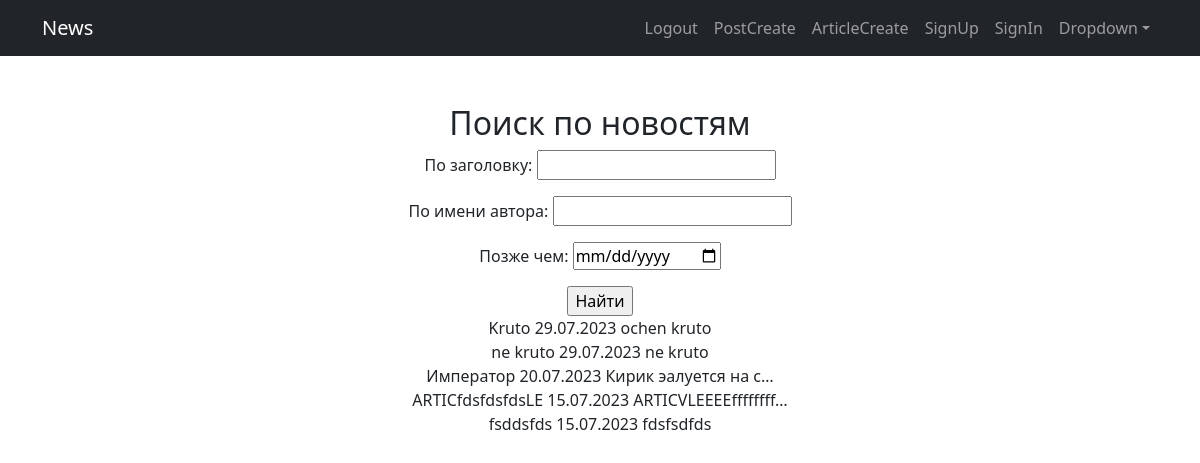
Page /posts/search/ (signed in) on the earlier database version.
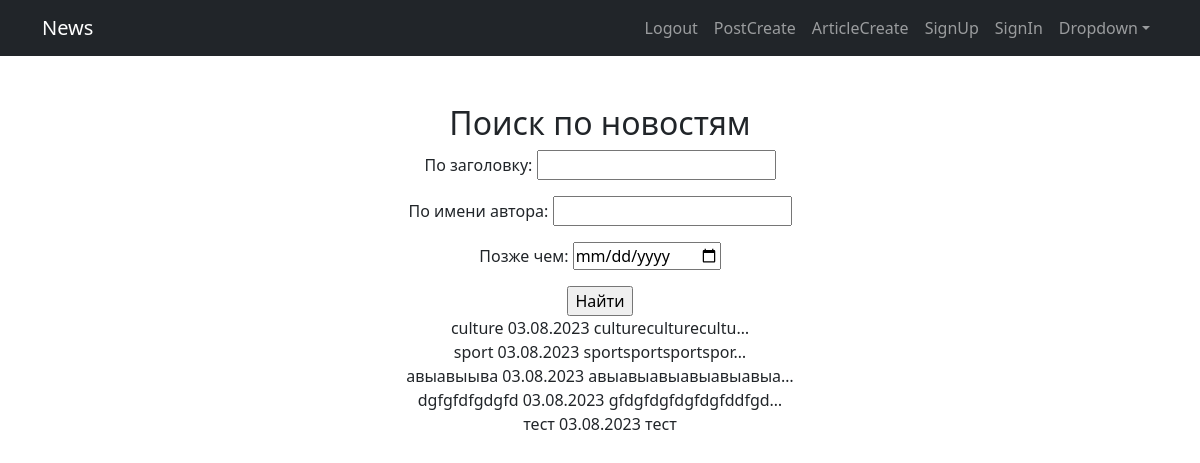
Same page on the later database version.
### news/models.py (models this page shows, shortened)
class Post(models.Model):
    post_author = models.ForeignKey(Author, on_delete=models.CASCADE)
    post_category = models.ManyToManyField(Category)
    article = 'A'
    news = 'N'
    POSITIONS = [
        (article, 'Статья'),
        (news, 'Новость'),
    ]
    category = models.CharField(max_length=1, choices=POSITIONS, default=news)
    date_created = models.DateField(auto_now_add=True)
    title = models.CharField(max_length=50)
    content = models.TextField()
    post_rate = models.IntegerField(default=0)

### news/views.py (the view)
# urls.py: path('search/', NewsSearch.as_view(), name='post_search'),
class NewsSearch(LoginRequiredMixin, ListView):
    model = Post
    template_name = 'post_search.html'
    context_object_name = 'post_search'
    ordering = ['-date_created']
    paginate_by = 5
    def get_queryset(self):
        queryset = super().get_queryset()
        self.filterset = PostFilter(self.request.GET, queryset)
        return self.filterset.qs
    def get_context_data(self, **kwargs):
        context = super().get_context_data(**kwargs)
        context['filterset'] = self.filterset
        return context

### templates/post_search.html (shortened to what this page needs)
{% extends 'flatpages/default.html' %}
{% block content %}
    <h2>Поиск по новостям</h2>
    <form action="" method="get">
        {{ filterset.form.as_p }}
        <input type="submit" value="Найти"/>
    </form>
    {% for post in post_search %}
     <div>
     {{ post.title }}
     {{ post.date_created|date:'d.m.Y' }}
     {{ post.content|truncatechars:20 }}
     </div>
    {% endfor %}
{% endblock content %}

Differences in the rows shown:
no longer on this page (row unchanged): Post: title "Kruto", date_created "29.07.2023", content "ochen kruto"
no longer on this page (row unchanged): Post: title "ne kruto", date_created "29.07.2023", content "ne kruto"
no longer on this page (row unchanged): Post: title "Император", date_created "20.07.2023", content "Кирик эалуется на с…"
no longer on this page (row unchanged): Post: title "ARTICfdsfdsfdsLE", date_created "15.07.2023", content "ARTICVLEEEEffffffff…"
no longer on this page (row unchanged): Post: title "fsddsfds", date_created "15.07.2023", content "fdsfsdfds"
added Post: title "culture", date_created "03.08.2023", content "cultureculturecultu…"
added Post: title "sport", date_created "03.08.2023", content "sportsportsportspor…"
added Post: title "авыавыыва", date_created "03.08.2023", content "авыавыавыавыавыавыа…"
added Post: title "dgfgfdfgdgfd", date_created "03.08.2023", content "gfdgfdgfdgfdgfddfgd…"
added Post: title "тест", date_created "03.08.2023", content "тест"
